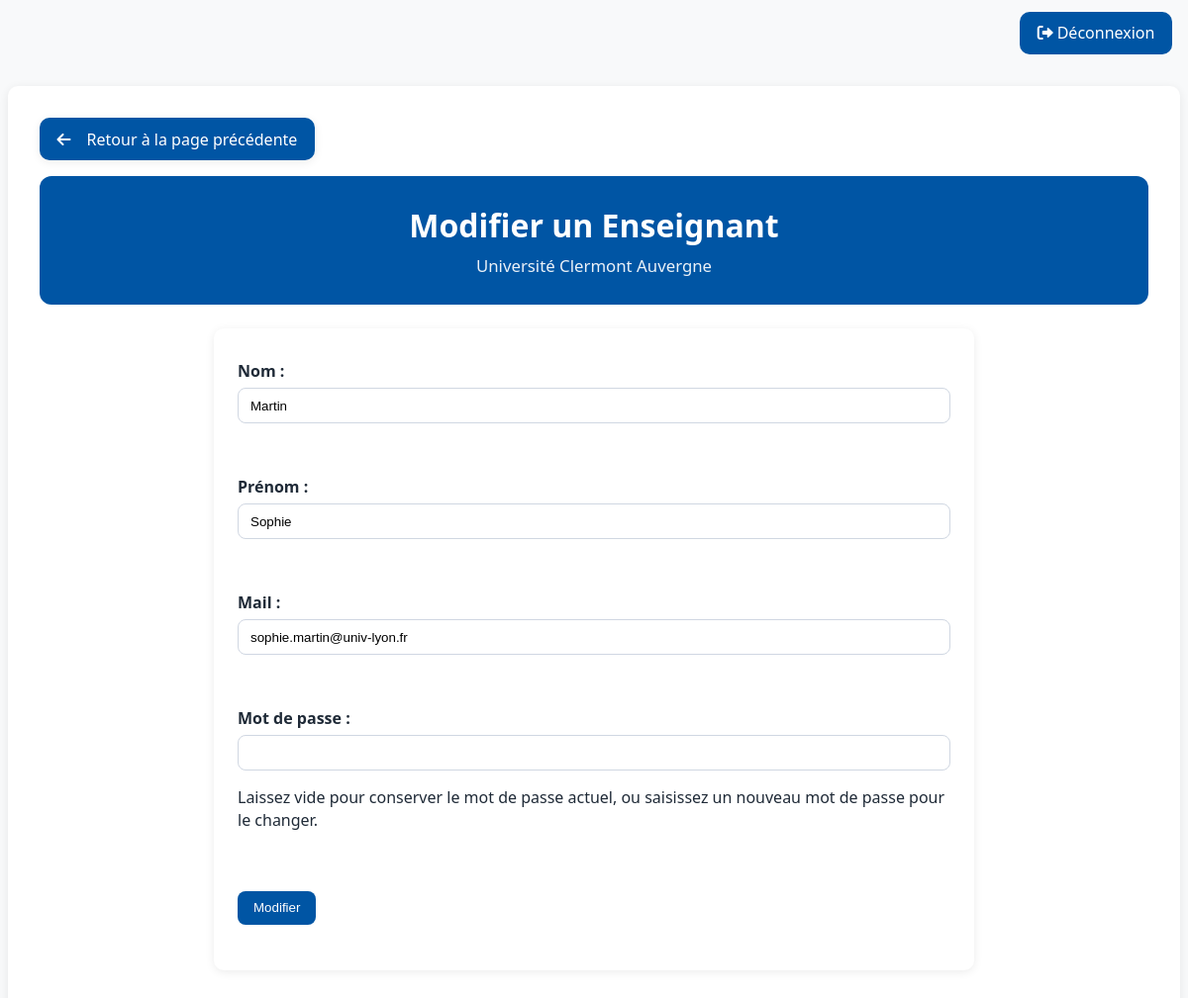
The app's page /soutenances/index.php?action=editEnseignant&id=1 (signed in) with its own data.
### tables this page shows
CREATE TABLE `enseignants` (
  `IdEnseignant` smallint(6) NOT NULL,
  `nom` varchar(50) NOT NULL,
  `prenom` varchar(50) NOT NULL,
  `mail` varchar(80) NOT NULL,
  `mdp` varchar(255) NOT NULL
);

### soutenances/controllers/EnseignantController.php (called while the page is built, shortened)
<?php
require_once(__DIR__ . '/../models/Enseignant.php');
    function editEnseignant($pdo) {
        $id = $_POST['id'] ?? $_GET['id'] ?? null;
        $enseignant = getEnseignantById($pdo, $id);
            require_once(__DIR__ . '/../views/Enseignant/form.php');
    }
?>

### soutenances/models/Enseignant.php (called while the page is built, shortened)
<?php
    function getEnseignantById($pdo, $id) {
        $stmt = $pdo->prepare("SELECT * FROM enseignants WHERE IdEnseignant = ?");
        $stmt->execute([$id]);
        return $stmt->fetch(PDO::FETCH_ASSOC);
    }
?>

### soutenances/views/Enseignant/form.php (the view, shortened to what this page needs)
<!DOCTYPE html>
<html lang="fr">
<head>
    <link rel="stylesheet" href="assets/style/style.css">
    <link rel="stylesheet" href="https://cdnjs.cloudflare.com/ajax/libs/font-awesome/6.0.0/css/all.min.css">
</head>
<body>
    <?php if (isset($_SESSION['user_info'])): ?>
    <div class="topbar">
        <a href="index.php?action=logout" class="btn btn-uca"><i class="fas fa-sign-out-alt me-1"></i>Déconnexion</a>
    </div>
    <?php endif; ?>
    <div class="container-main">
        <div class="page-actions">
            <?php if (isset($enseignant)): ?>
                <a class="btn-back" href="index.php?action=listEnseignant" onclick="history.back(); return false;">Retour à la page précédente</a>
            <?php else: ?>
                <a class="btn-back" href="index.php?action=accueil">Retour à l'accueil</a>
            <?php endif; ?>
        </div>
        <div class="page-header">
            <h1><?= isset($enseignant) ? 'Modifier' : 'Ajouter' ?> un Enseignant</h1>
            <p class="subtitle">Université Clermont Auvergne</p>
        </div>
        <div class="form-container">
        <form action="index.php?action=<?= isset($enseignant) ? 'editEnseignant' : 'addEnseignant' ?>" method="POST">
            <label for="nom">Nom :</label>
            <input type="text" id="nom" name="nom" value="<?= isset($enseignant['nom']) ? htmlspecialchars($enseignant['nom']) : '' ?>" required>
            <br><br>
            <label for="prenom">Prénom :</label>
            <input type="text" id="prenom" name="prenom" value="<?= isset($enseignant['prenom']) ? htmlspecialchars($enseignant['prenom']) : '' ?>" required>
            <br><br>
            <label for="mail">Mail :</label>
            <input type="email" id="mail" name="mail" value="<?= isset($enseignant['mail']) ? htmlspecialchars($enseignant['mail']) : '' ?>" autocomplete="email" spellcheck="false" required>
            <br><br>
            <label for="mdp">Mot de passe :</label>
            <input type="password" id="mdp" name="mdp" <?= isset($enseignant) ? '' : 'required' ?>>
            <?php if (isset($enseignant)): ?>
                <p class="muted">Laissez vide pour conserver le mot de passe actuel, ou saisissez un nouveau mot de passe pour le changer.</p>
            <?php endif; ?>
            <br><br>
            <button type="submit"><?= isset($enseignant) ? 'Modifier' : 'Ajouter' ?></button>
            <br><br>
        </form>
    </div>
    </div>
</body>
</html>

### soutenances/assets/style/style.css (style rules this page uses)
:root { --uca-blue:#0055a4; --uca-light-blue:#e6f0fa; --uca-dark-blue:#003366; --uca-bg:#f8f9fa; --uca-text:#1f2a37; --card-shadow:0 2px 10px rgba(0,0,0,.08); --uca-field-width: 720px; }
html,body { height:100%; }
body { background:var(--uca-bg); color:var(--uca-text); font-family:'Segoe UI', Tahoma, Geneva, Verdana, sans-serif; line-height:1.4; }
.container-main { background:#fff; border-radius:10px; box-shadow:var(--card-shadow); padding:2rem; margin:2rem auto; max-width:1200px; }
.page-header { background: var(--uca-blue); color:#fff; padding:1.75rem; border-radius:12px; margin-bottom:1.25rem; text-align:center; }
.page-header h1,.page-header h2,.page-header h3 { color:#fff; margin:0 0 .35rem; font-weight:700; }
.page-header .subtitle { color: rgba(255,255,255,.92); margin:0; font-size:1.05rem; }
.btn-uca { background:var(--uca-blue); border:none; color:#fff; padding:.65rem 1.1rem; border-radius:10px; font-weight:400; transition:all .2s ease; text-decoration:none; }
label { font-weight:500; }
h1, h2, h3 { color: var(--uca-blue); font-weight: 600; }
a { color: var(--uca-blue); text-decoration: none; }
.topbar { max-width:1200px; margin:12px auto 0; padding:0 8px; display:flex; align-items:center; justify-content:space-between; }
.page-actions { display:flex; align-items:center; justify-content:flex-start; gap:.75rem; margin:0 0 1rem; }
.btn-back { display:inline-flex; align-items:center; gap:.5rem; background:var(--uca-blue); color:#fff; border:none; border-radius:10px; padding:.65rem 1.1rem; font-weight:700; text-decoration:none; box-shadow: var(--card-shadow); }
.btn-back { font-weight:400; }
.btn-back::before { font-family: "Font Awesome 6 Free"; font-weight: 900; content: "\f060"; margin-right: .5rem; }
.form-container { background:#fff; border-radius:10px; box-shadow:var(--card-shadow); padding:1.5rem; margin:1.5rem auto; max-width:720px; }
.form-container form { width:100%; }
.form-container input, .form-container select, .form-container textarea { max-width: var(--uca-field-width); box-sizing: border-box; display: block; }
label { display:block; margin:.5rem 0 .35rem; font-weight:600; color:var(--uca-text); }
input[type="text"], input[type="email"], input[type="password"], input[type="number"], input[type="date"], input[type="time"], input[type="datetime-local"], select, textarea { width:100%; padding:.6rem .75rem; border:1px solid #d0d7e2; border-radius:8px; background:#fff; transition:border-color .15s ease, box-shadow .15s ease; }
button, input[type="submit"], .btn-primary-uca { background:var(--uca-blue); color:#fff; border:none; border-radius:8px; padding:.6rem 1rem; font-weight:400; cursor:pointer; transition:background .2s ease, transform .05s ease; }
.me-1 { margin-right:.25rem; }

### records on screen
enseignants: nom "Martin", prenom "Sophie", mail "sophie.martin@univ-lyon.fr"
